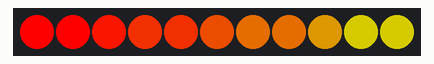
Simulated run of this sketch. Board: Arduino Uno, built with avr-gcc and run on an emulated ATmega328P. On the bench: 11 RGB LEDs in strip order, left to right. The strip is taken to match the declared colour order.

Above: at 0.05 s.
At 0.62 s:
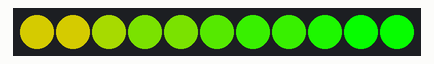
At 1.01 s:
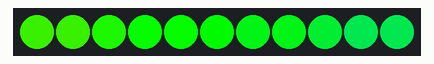
At 1.97 s:
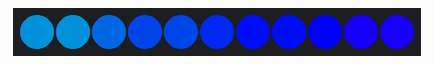
At 2.93 s:
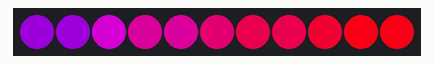
At 3.98 s:
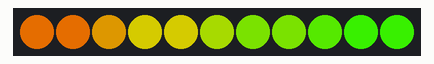

The sketch:

rainbowslow.ino
```cpp
#include <Adafruit_NeoPixel.h>

class Strip
{
public:
  uint8_t   effect;
  uint8_t   effects;
  uint16_t  effStep;
  unsigned long effStart;
  Adafruit_NeoPixel strip;
  Strip(uint16_t leds, uint8_t pin, uint8_t toteffects, uint16_t striptype) : strip(leds, pin, striptype) {
    effect = -1;
    effects = toteffects;
    Reset();
  }
  void Reset(){
    effStep = 0;
    effect = (effect + 1) % effects;
    effStart = millis();
  }
};

struct Loop
{
  uint8_t currentChild;
  uint8_t childs;
  bool timeBased;
  uint16_t cycles;
  uint16_t currentTime;
  Loop(uint8_t totchilds, bool timebased, uint16_t tottime) {currentTime=0;currentChild=0;childs=totchilds;timeBased=timebased;cycles=tottime;}
};

Strip strip_0(11, 6, 11, NEO_RGB + NEO_KHZ800);
struct Loop strip0loop0(1, false, 1);

//[GLOBAL_VARIABLES]

void setup() {

  //Your setup here:

  strip_0.strip.begin();
}

void loop() {

  //Your code here:

  strips_loop();
}

void strips_loop() {
  if(strip0_loop0() & 0x01)
    strip_0.strip.show();
}

uint8_t strip0_loop0() {
  uint8_t ret = 0x00;
  switch(strip0loop0.currentChild) {
    case 0:
           ret = strip0_loop0_eff0();break;
  }
  if(ret & 0x02) {
    ret &= 0xfd;
    if(strip0loop0.currentChild + 1 >= strip0loop0.childs) {
      strip0loop0.currentChild = 0;
      if(++strip0loop0.currentTime >= strip0loop0.cycles) {strip0loop0.currentTime = 0; ret |= 0x02;}
    }
    else {
      strip0loop0.currentChild++;
    }
  };
  return ret;
}

uint8_t strip0_loop0_eff0() {
    // Strip ID: 0 - Effect: Rainbow - LEDS: 11
    // Steps: 37 - Delay: 96
    // Colors: 3 (255.0.0, 0.255.0, 0.0.255)
    // Options: rainbowlen=54, toLeft=true,
  if(millis() - strip_0.effStart < 96 * (strip_0.effStep)) return 0x00;
  float factor1, factor2;
  uint16_t ind;
  for(uint16_t j=0;j<11;j++) {
    ind = strip_0.effStep + j * 0.6851851851851852;
    switch((int)((ind % 37) / 12.333333333333334)) {
      case 0: factor1 = 1.0 - ((float)(ind % 37 - 0 * 12.333333333333334) / 12.333333333333334);
              factor2 = (float)((int)(ind - 0) % 37) / 12.333333333333334;
              strip_0.strip.setPixelColor(j, 255 * factor1 + 0 * factor2, 0 * factor1 + 255 * factor2, 0 * factor1 + 0 * factor2);
              break;
      case 1: factor1 = 1.0 - ((float)(ind % 37 - 1 * 12.333333333333334) / 12.333333333333334);
              factor2 = (float)((int)(ind - 12.333333333333334) % 37) / 12.333333333333334;
              strip_0.strip.setPixelColor(j, 0 * factor1 + 0 * factor2, 255 * factor1 + 0 * factor2, 0 * factor1 + 255 * factor2);
              break;
      case 2: factor1 = 1.0 - ((float)(ind % 37 - 2 * 12.333333333333334) / 12.333333333333334);
              factor2 = (float)((int)(ind - 24.666666666666668) % 37) / 12.333333333333334;
              strip_0.strip.setPixelColor(j, 0 * factor1 + 255 * factor2, 0 * factor1 + 0 * factor2, 255 * factor1 + 0 * factor2);
              break;
    }
  }
  if(strip_0.effStep >= 37) {strip_0.Reset(); return 0x03; }
  else strip_0.effStep++;
  return 0x01;
}
```

Measured:
- by itself, everything shown: repeats every 3.6 s, in 37 steps
